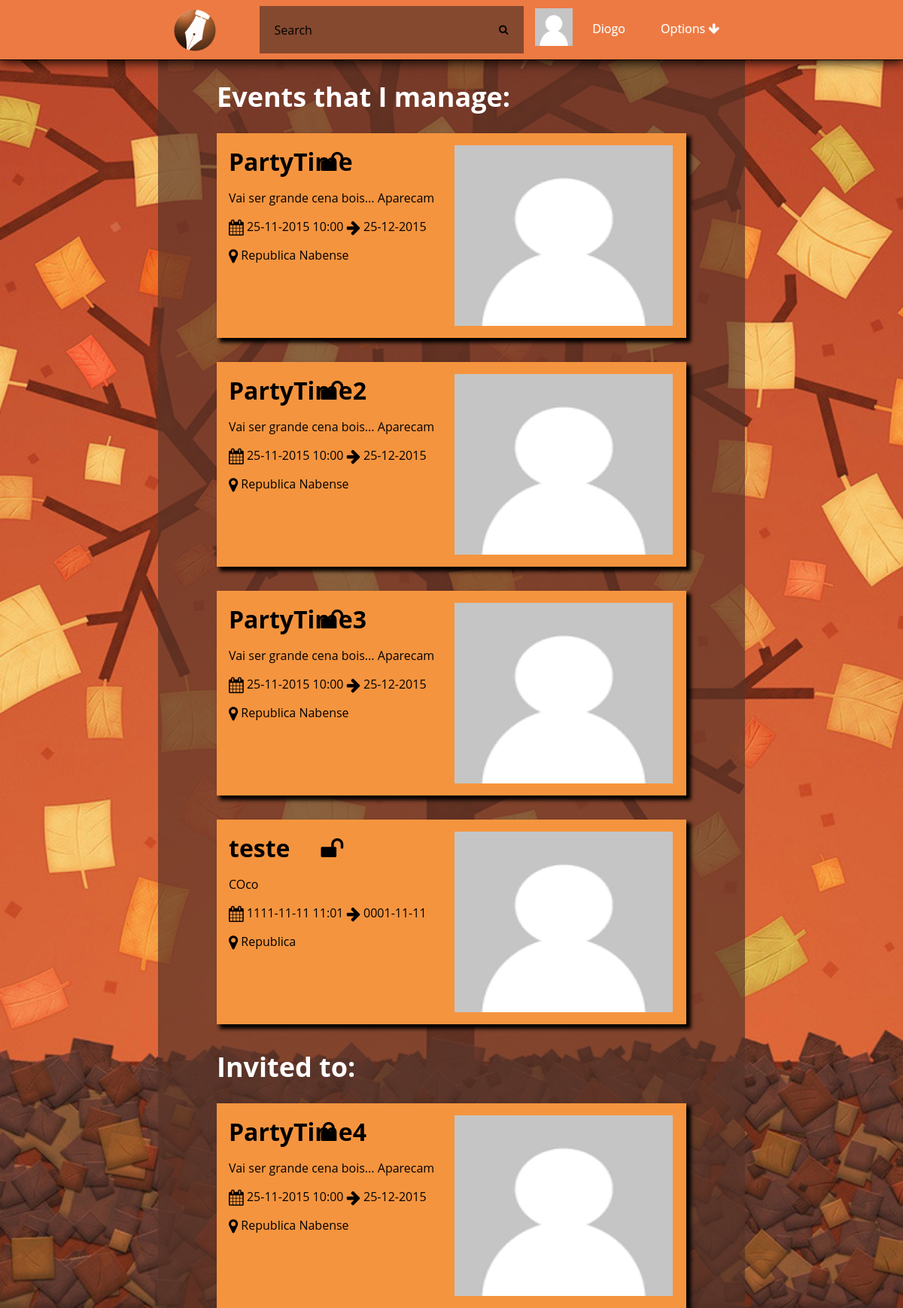
Page / (signed in) on the earlier database version.
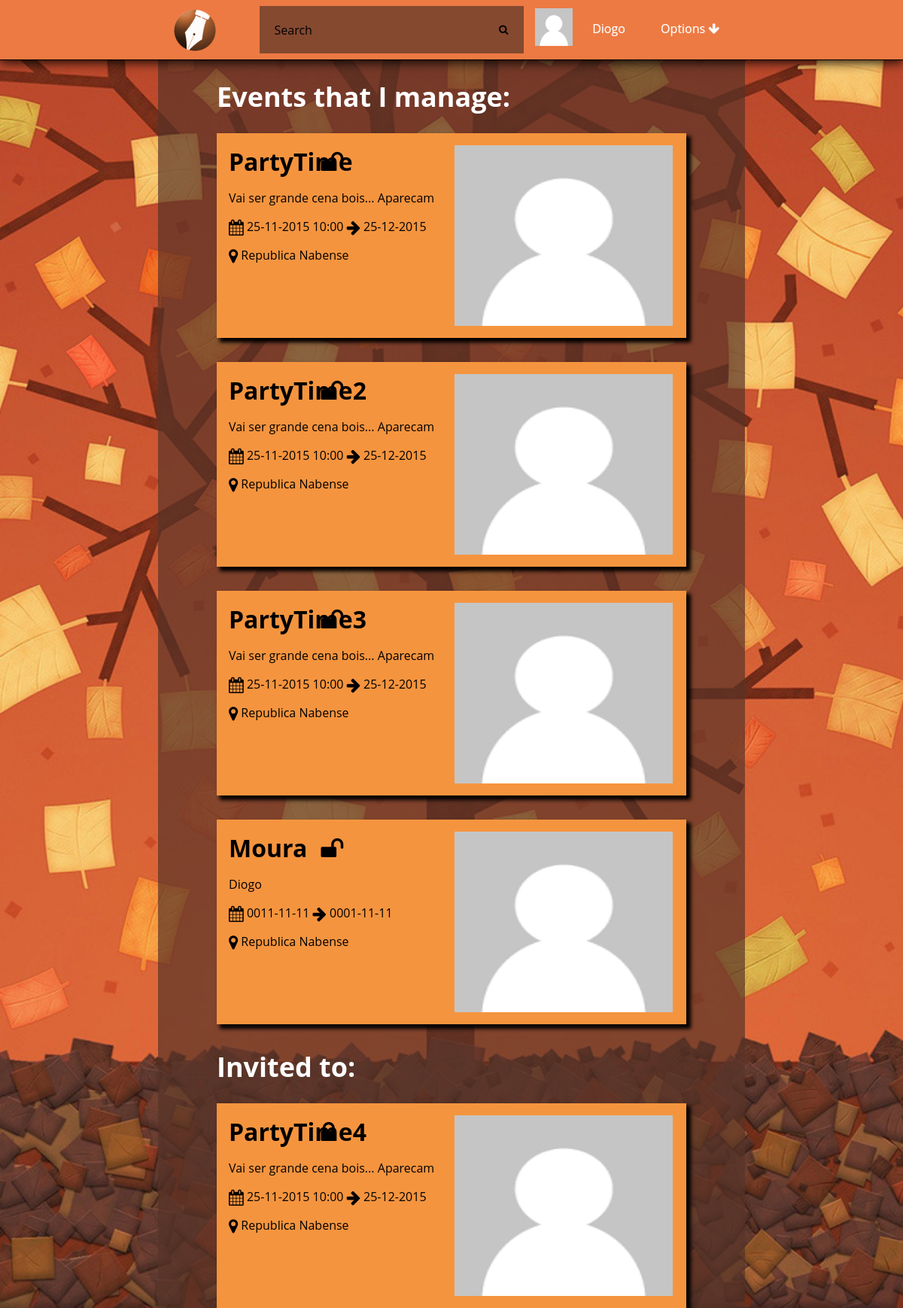
Same page on the later database version.
### tables this page shows
CREATE TABLE Photo(
	idPhoto INTEGER PRIMARY KEY,
	path TEXT,
	uploadDate DATE
);

CREATE TABLE User(
	idUser INTEGER PRIMARY KEY,
	loginId TEXT NOT NULL,
	password TEXT NOT NULL,
	email TEXT NOT NULL,
	name TEXT,
	birthday DATE,
	idPhoto REFERENCES Photo(idPhoto)	
);

CREATE TABLE Event(
	idEvent INTEGER PRIMARY KEY,
	nameEvent TEXT NOT NULL,
	creationDate DATE NOT NULL,
	endDate DATE NOT NULL,
	local TEXT NOT NULL,
	public BOOLEAN,
	type TEXT,
	description TEXT,
	hour TEXT,
	idPhoto INTEGER REFERENCES Photo(idPhoto),
	idOwner INTEGER REFERENCES User(idUser)
);

### databaseConnection.php (called while the page is built, shortened)
<?php
function getEventsInvited(){
    $db = new PDO('sqlite:event.db');
    $stmt=$db->prepare("SELECT Event.* FROM UserEvent,Event WHERE UserEvent.idUser=:userId AND Event.idEvent=UserEvent.idEvent
                        AND UserEvent.idEvent NOT IN(SELECT Event.idEvent FROM Event WHERE Event.idOwner=:userId);");
    $stmt->bindParam(':userId',$_SESSION["userId"],PDO::PARAM_INT);
    $stmt->execute();
    $result = $stmt->fetchAll();
    return $result;
}
function getEvensAdmin(){
    $db = new PDO('sqlite:event.db');
    $stmt=$db->prepare("SELECT Event.* FROM Event WHERE Event.idOwner=:userId");
    $stmt->bindParam(':userId',$_SESSION["userId"],PDO::PARAM_INT);
    $stmt->execute();
    $result = $stmt->fetchAll();
    return $result;
}
function getUser($userId){
    $db = new PDO('sqlite:event.db');
    $stmt=$db->prepare("SELECT * FROM User WHERE User.idUser=:userid");
    $stmt->bindParam(':userid',$userId,PDO::PARAM_INT);
    $stmt->execute();
    $result = $stmt->fetchAll();
     if($result>0){
        return $result[0];
    }else return false;
}
function getUserImagePath($userId){
    $db = new PDO('sqlite:event.db');
    $stmt=$db->prepare("SELECT Photo.path FROM Photo,User WHERE Photo.idPhoto=User.idPhoto AND User.idUser=:userid");
    $stmt->bindParam(':userid',$userId,PDO::PARAM_INT);
    $stmt->execute();
    $result = $stmt->fetchAll();
     if($result>0){
        return $result[0][0];
    }else return false;
}
?>

### index.php (the view)
<?php
	require_once('header.php');
    $invitedEvents = getEventsInvited();
	$adminEvents = getEvensAdmin();
	if(count($adminEvents) > 0){
		?>
		<div class="spacer">
			<h1> Events that I manage: </h1>
		</div>
		<?php
			foreach($adminEvents as $adminEvent){
				?>
			<div class="card"  id="event<?php echo $adminEvent["idEvent"]?>"  >
				<div class="CardInfo">
						<div class="name">
					<h1><?php echo $adminEvent['nameEvent']?></h1> <?php if($adminEvent["public"]){echo "<i class=\"fa fa-unlock fa-2x\"></i>";}else{echo "<i class=\"fa fa-lock fa-2x\"></i>";}?>
				</div>
			<div>
				<p>
					<?php echo $adminEvent['description'] ?>
				</p>
				<p>
					<i class="fa fa-calendar fa-lg"></i> <?php echo $adminEvent['creationDate']." ".$adminEvent["hour"]."  <i class=\"fa fa-arrow-right fa-lg\"></i>  ".$adminEvent['endDate'] ?>
				</p>
				<p>
					<i class="fa fa-map-marker fa-lg"></i> <?php echo $adminEvent['local'];?>
				</p>
			</div>
				</div>
				<div class="imgContainer">
						<img src="static/user/userDefault.png"/>
				</div>
			</div>
		<?php }
		}
	if(count($invitedEvents) > 0){
		?>
		<div class="spacer">
			<h1> Invited to: </h1>
		</div>
		<?php
			foreach($invitedEvents as $invitedEvent){
				?>
			<div class="card"  id="event<?php echo $invitedEvent["idEvent"]?>"  >
				<div class="CardInfo">
						<div class="name">
					<h1><?php echo $invitedEvent['nameEvent']?></h1> <?php if($invitedEvent["public"]){echo "<i class=\"fa fa-unlock fa-2x\"></i>";}else{echo "<i class=\"fa fa-lock fa-2x\"></i>";}?>
				</div>
			<div>
				<p>
					<?php echo $invitedEvent['description'] ?>
				</p>
				<p>
					<i class="fa fa-calendar fa-lg"></i> <?php echo $invitedEvent['creationDate']." ".$invitedEvent["hour"]."  <i class=\"fa fa-arrow-right fa-lg\"></i>  ".$invitedEvent['endDate'] ?>
				</p>
				<p>
					<i class="fa fa-map-marker fa-lg"></i> <?php echo $invitedEvent['local'];?>
				</p>
			</div>
				</div>
				<div class="imgContainer">
						<img src="static/user/userDefault.png"/>
				</div>
			</div>
		<?php }
	}
	require_once('footer.php');
?>

### header.php (shortened to what this page needs)
<?php
	include_once 'databaseConnection.php';
?>
<!DOCTYPE html>
<html>
<head>
    <link rel="stylesheet" href="http://cdnjs.cloudflare.com/ajax/libs/font-awesome/4.4.0/css/font-awesome.min.css">
    <link rel="stylesheet" type="text/css" href="css/eventManager.css">
	<link rel="stylesheet" type="text/css" href="css/sweetalert.css">
</head>
<body>
	<div id="hmenu">
		<div id="containerNavBar">
			<ul class="nav">
				<a href="index.php"><img id="logo" src="static/website/logo.png"></img>
				</a>
				<li id="search">
					<form action="eventSearchPage.php" method="get">
						<input type="text" name="search_text" id="search_text" placeholder="Search" />
						<button type="submit" name="search_button" id="search_button"><i class="fa fa-search"></i></button>
					</form>
				</li>
				<li id="options">
					<a href="#">Options  <i class="fa fa-arrow-down"></i></a>
				</li>
				<li id="profile">
					<div class="profileButton">
						<div class ="profileButtonImage">
							<img src= <?php echo getUserImagePath($_SESSION['userId']); ?> style="width:50px;height:50px;">
						</div>
						<div class="profileButtonText">
							<a href="profile.php"> <?php echo getUser($_SESSION['userId'])['name'] ?> </a>
						</div>
					</div>
				</li>
			</ul>
		</div>
	</div>
	<div class="wrapper">

### footer.php
</div>
</body>
</html>

### css/eventManager.css (style rules this page uses)
html { background-image: url('\../static/website/background.jpg'); background-attachment: fixed; background-position:center center; background-size:cover; display: block; box-sizing: border-box; height: 100%; }
body { width: 65%; margin:0 auto; background-color: rgba(88, 52, 40, 0.69); background-size: contain; background-attachment: fixed; box-sizing: border-box; display: block; min-height: 100%; }
div#hmenu { margin: auto auto; height: 5em; background: #ED7A43; width: 100%; text-align: center; position: fixed; top:0; left:0; border-bottom:1px solid; box-shadow: 0 1px 15px 1px; box-sizing: border-box; }
.card,.cardEvent { background-color: #F5943E; margin: 0 auto; margin-bottom: 2em; box-shadow: 5px 5px 5px 1px; padding: 1em; font-family: 'Open Sans', sans-serif; height: 15rem; cursor: pointer; }
.card h1,.cardEvent h1 { margin:0px; padding-bottom:0px; display: inline-block; width: 40%; }
.card .imgContainer,.cardEvent .imgContainer { display: inline-block;vertical-align: top;width: 49%;height: 100%;overflow: hidden; }
.imgContainer img { width: 100%; height: 100%; }
img#logo { height: 80%;width: auto;float: left;margin-left: 1em;border-radius: 50%;margin-right: 1em; }
div#containerNavBar { display: inline-block; width: 65%; height: 100%; margin: auto; box-sizing: border-box; }
.nav { height: 100%; width: 100%; display: inline-block; margin: 0.5em auto; padding: 0; }
.nav li { float: left; list-style-type: none; position: relative; margin: auto 1%; display: inline-block; }
.nav li a { font-size: 16px; color: white; display: block; line-height: 60px; padding: 0 26px; text-decoration: none; font-family: 'Open Sans', sans-serif; text-shadow: 0 0 1px rgba(255, 255, 255, 0.5); }
li#search { width: 45%; height: 80%; margin-left: 5%; }
#search_text { width: 85%; padding: 10px 0 10px 20px; font-size: 16px; font-family: 'Open Sans', sans-serif; border: 0 none; height: 100%; margin-right: 0; color: white; outline: none; background: rgba(88, 52, 40, 0.69); float: left; box-sizing: border-box; transition: all 0.15s; }
#search_button { border: 0 none; background: rgba(88, 52, 40, 0.69) url(search.png) center no-repeat; width: 15%; float: left; padding: 0; text-align: center; height: 100%; cursor: pointer; }
li#profile { width: 15%; }
li#options { float:right; }
#search form { width: 100%; height: 100%; margin: 0 auto; display: inline-block; }
.profileButton { width: 100%; display: table; }
.profileButtonImage { height: 100%; display: table-cell; margin: 0 auto; width: 30%; vertical-align: middle; }
.profileButtonText { width: 50%; display: table-cell; box-sizing: border-box; margin: 0 auto; }
.name i { display: inline-block; }
.wrapper { width: 80%; margin: 0 auto; padding-top: 5em; }
.spacer { font-family: 'Open Sans', sans-serif; font-size: large; color: white; }
.CardInfo { display: inline-block; vertical-align: top; width: 50%; }

Differences in the rows shown:
changed event: nameEvent "teste" → "Moura"; description "COco" → "Diogo"; creationDate "1111-11-11" → "0011-11-11"; local "Republica" → "Republica Nabense"; hour "11:01" → (not shown)
